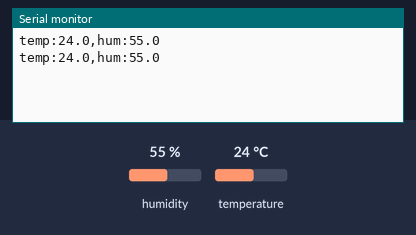
The sketch below on a simulated ESP32. On the bench: the last lines printed to the serial monitor. The inputs (shaded band) are chosen by the test bench; at power-on: humidity 55 %, temperature 24 °C.

Above: at 2.8 s.
2.9 s: humidity set to 22 %
At 4.6 s:
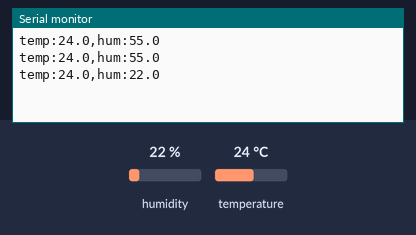
5.6 s: temperature set to 12 °C
At 6.5 s:
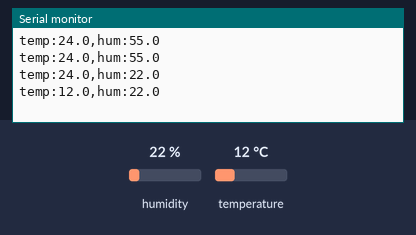
8.3 s: humidity set to 40 %
At 11.5 s:
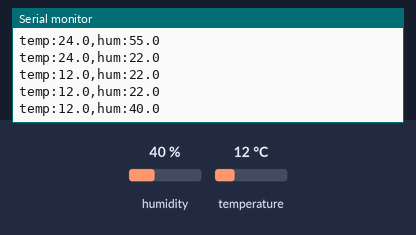
Timing chart, 0 to 13.0 s (numbered marks = the images above; inputs shaded):
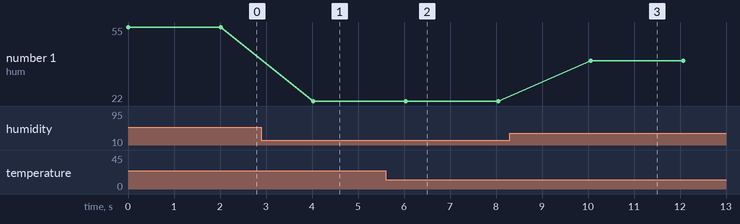

The sketch:

sketch.ino
```cpp
// DHT22 — ESP32 Studio
// Librería: "DHT sensor library for ESPx" (se instala al crear el proyecto)
#include "DHTesp.h"

const int DHT_PIN = 15;
DHTesp dht;

void setup() {
  Serial.begin(115200);
  dht.setup(DHT_PIN, DHTesp::DHT22);
}

void loop() {
  TempAndHumidity data = dht.getTempAndHumidity();
  if (dht.getStatus() == 0) {
    Serial.printf("temp:%.1f,hum:%.1f\n", data.temperature, data.humidity);
  } else {
    Serial.printf("Error DHT: %s\n", dht.getStatusString());
  }
  delay(2000);
}
```

Measured:
- after the input at 2.9 s, the serial monitor: prints a new line after 1.1 s (image 1)
- after the input at 5.6 s, the serial monitor: prints a new line after 0.44 s (image 2)
- after the input at 8.3 s, the serial monitor: prints a new line after 1.8 s (image 3)
- plotted number 1: 55 → 22 after the input at 2.9 s, 22 → 40 after the input at 8.3 s
